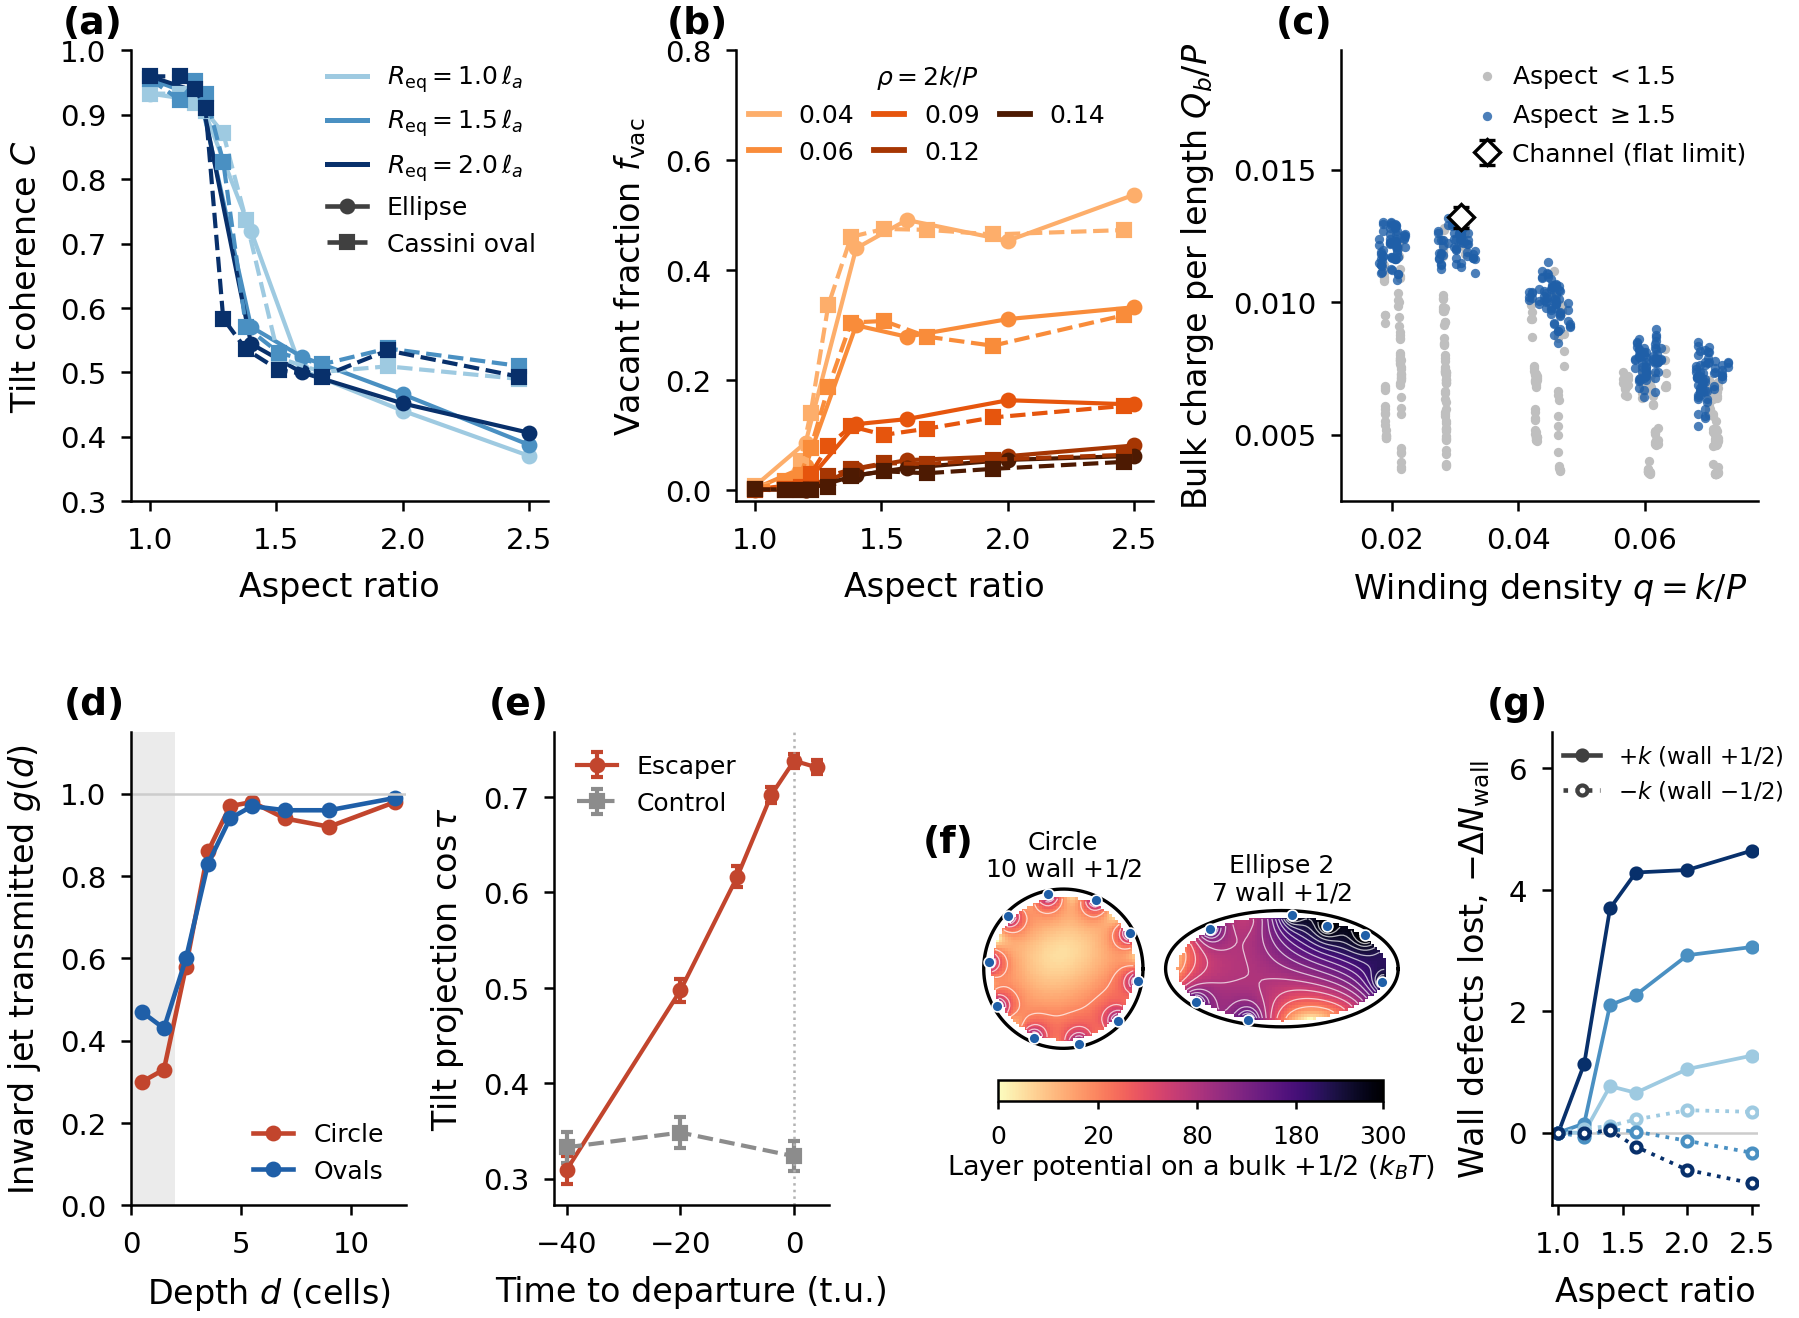

Here is the Python script that generated this plot:
#!/usr/bin/env python3
"""PRL Fig. 4 (beyond circles), full page width, redrawn from cached data (2026-10-15). Run: figs/run.sh fig4_shapes.py
(a) tilt coherence vs aspect: seed and k medians per (family, aspect, R_eq) from shapes/shape_runs.csv (as phase_diagram.py).
(b) vacant fraction (2k-2-N_wall)/(2k-2) vs aspect, split by the target wall density rho = 2k/P (five levels 0.04-0.14): medians over R_eq and seeds (9 runs per point)
    (2026-10-22; was vacancies per (family, aspect, R_eq) pooled over rho).
(c) wall law: bulk charge per unit wall length vs winding density q (energetics/perlength.npy, as fig_perlength c), channel point (runs/channel, q 0.031).
(d) wall blocks the inward jet: transmitted fraction g(d) of the inward component of a +1/2's own jet vs depth (energetics/jetmap_ff12.txt circle,
    jetmap_oval.txt ovals; parsed from the text output).
(e) untilting run-up: cos tau of escapers vs resident controls against time relative to departure (energetics/etsg_shapes.npy), elongated cavities (aspect >= 1.4) pooled.
(f) shielding: potential felt by one bulk +1/2 from the measured wall layer (one-constant, K = 32.5 kBT; bulkdyn/shield_wl/maps_*_meas.csv, layer with the
    median leftover range), circle vs aspect-2 ellipse, shared square-root colour scale.
(g) mirror control: wall defects lost relative to the circle (= vacancies minus the circle's) vs aspect, +k (wall +1/2; shapes/shape_runs.csv) and -k
    (wall -1/2; shapes/shape_runs_mirror.csv, server mirror sweep 2026-10-19), medians over k, rho, seeds; ellipses (ovals alike, SI), per R_eq."""
import os, re, json, csv, numpy as np
from collections import defaultdict
from prlstyle import plt, PAGE, RED, BLUE, GREY, DARK, label, save, ROOT
from matplotlib.colors import PowerNorm
from matplotlib.lines import Line2D
import matplotlib

T = ROOT + "/reports/master/theory"

# ---------------- data
rows = list(csv.DictReader(open(T + "/shapes/shape_runs.csv")))
G = defaultdict(lambda: defaultdict(list))
for r in rows:
    G[(r["family"], round(float(r["aspect"]), 2), r["Req_la"][:3])]["coh"].append(float(r["coh"]))
    G[(r["family"], round(float(r["aspect"]), 2), r["Req_la"][:3])]["vac"].append(float(r["vac"]))
RHO = (0.04, 0.06, 0.09, 0.12, 0.14); GR = defaultdict(list)
for r in rows:
    GR[(r["family"], round(float(r["aspect"]), 2), int(np.argmin(np.abs(float(r["rho"]) - np.array(RHO)))))].append(float(r["vac"]) / (2 * int(r["k"]) - 2))

A = [tuple(a) for a in np.load(T + "/energetics/perlength.npy", allow_pickle=True)]   # family, aspect, Req, P, k, nwall, Qb
CH_Q, CH_QB, CH_QBE = 0.031, 0.0132, 0.0004


def gline(tag):
    s = open(T + f"/energetics/jetmap_{tag}.txt").read().split("g(d) = ")[1].splitlines()[0]
    s = s.split(":", 1)[1] if s.startswith("<") else s
    pr = re.findall(r"([\d.]+):([\d.]+)", s.split("^2>:")[-1]); return np.array([[float(a), float(b)] for a, b in pr])


E = np.load(T + "/energetics/etsg_shapes.npy", allow_pickle=True)
kind = E[:, 1].astype(str); lag = E[:, 2].astype(int); ct = E[:, 6].astype(float); asp_e = np.round(E[:, 7].astype(float), 2)

J = json.load(open(T + "/bulkdyn/shield_wl/layers.json")); A2, B2, R1 = J["A2"], J["B2"], J["R1"]; PIK = np.pi * 32.5


def maps(name):
    a = np.loadtxt(T + f"/bulkdyn/shield_wl/maps_{name}.csv", delimiter=","); out = []
    for l in np.unique(a[:, 0]):
        b = a[a[:, 0] == l]; out.append((b[:, 1], b[:, 2], b[:, 3] * PIK, (b[:, 3] - b[:, 4]) * PIK))
    return out


def median_layer(M, lev):
    r = [np.ptp(vl[lev(x, y) < 0.6]) for x, y, v, vl in M]; return int(np.argsort(r)[len(r) // 2]), np.median(r)


def grid(x, y, v):
    xs, ys = np.unique(x), np.unique(y); Gr = np.full((len(xs), len(ys)), np.nan)
    Gr[np.searchsorted(xs, x), np.searchsorted(ys, y)] = v; return xs, ys, Gr


# ---------------- figure
fig = plt.figure(figsize=(PAGE, 5.0))
gs0 = fig.add_gridspec(2, 1, height_ratios=[1, 1.05], hspace=0.5)
gt = gs0[0].subgridspec(1, 3, wspace=0.45); gb = gs0[1].subgridspec(1, 4, width_ratios=[1, 1, 1.55, 0.75], wspace=0.5)
cols = {"1.0": "#9ecae1", "1.5": "#4a90c2", "2.0": "#08306b"}
ax = fig.add_subplot(gt[0, 0])
for fam, ls, mk in (("ellipse", "-", "o"), ("oval", "--", "s")):
    for req in ("1.0", "1.5", "2.0"):
        ks = sorted(k for k in G if k[0] == fam and k[2] == req)
        xs = [1.0] + [k[1] for k in ks]; ys = [np.nanmedian(G[("circle", 1.0, req)]["coh"])] + [np.nanmedian(G[k]["coh"]) for k in ks]
        ax.plot(xs, ys, ls=ls, marker=mk, ms=2.8, color=cols[req], lw=1.0)
ax.set_xlabel("Aspect ratio"); ax.set_ylabel("Tilt coherence $C$"); ax.set_xticks([1.0, 1.5, 2.0, 2.5]); ax.set_ylim(0.3, 1.0)
h = [Line2D([], [], color=cols[r], lw=1.2, label=fr"$R_\mathrm{{eq}}={r}\,\ell_a$") for r in ("1.0", "1.5", "2.0")]
h += [Line2D([], [], color=DARK, ls="-", marker="o", ms=2.8, label="Ellipse"), Line2D([], [], color=DARK, ls="--", marker="s", ms=2.8, label="Cassini oval")]
ax.legend(handles=h, loc="upper right", fontsize=6, ncol=1, borderaxespad=0.1)
label(ax, "a")
ax = fig.add_subplot(gt[0, 1]); rcol = ("#fdae6b", "#f98c3a", "#e6550d", "#a63603", "#4d1a02")
for fam, ls, mk in (("ellipse", "-", "o"), ("oval", "--", "s")):
    for i in range(len(RHO)):
        ks = sorted(k for k in GR if k[0] == fam and k[2] == i)
        ax.plot([1.0] + [k[1] for k in ks], [np.median(GR[("circle", 1.0, i)])] + [np.median(GR[k]) for k in ks], ls=ls, marker=mk, ms=2.8, color=rcol[i], lw=1.0)
ax.set_xlabel("Aspect ratio"); ax.set_ylabel(r"Vacant fraction $f_\mathrm{vac}$"); ax.set_xticks([1.0, 1.5, 2.0, 2.5]); ax.set_ylim(-0.02, 0.8)
ax.legend(handles=[Line2D([], [], color=rcol[i], lw=1.4, label=f"{r:.2f}") for i, r in enumerate(RHO)], title=r"$\rho=2k/P$", title_fontsize=6,
          loc="upper left", fontsize=6, borderaxespad=0.1, handlelength=1.2, ncol=3, columnspacing=0.8)
label(ax, "b")

# (c) wall law
ax = fig.add_subplot(gt[0, 2])
q = np.array([a[4] / a[3] for a in A]); qb = np.array([a[6] / a[3] for a in A]); asp = np.array([a[1] for a in A]); fam = np.array([a[0] for a in A])
el = asp >= 1.5
ax.scatter(q[~el], qb[~el], s=5, color="0.75", lw=0, label="Aspect $<1.5$", rasterized=True)
ax.scatter(q[el], qb[el], s=5, color=BLUE, lw=0, alpha=0.8, label="Aspect $\\geq1.5$", rasterized=True)
ax.errorbar([CH_Q], [CH_QB], yerr=[CH_QBE], fmt="D", ms=4.5, color="w", mec="k", mew=0.8, ecolor="k", capsize=2, zorder=5, label="Channel (flat limit)")
ax.set_xlabel("Winding density $q=k/P$"); ax.set_ylabel("Bulk charge per length $Q_b/P$")
ax.set_yticks([0.005, 0.01, 0.015])
ax.legend(loc="upper right", fontsize=6, handletextpad=0.2, borderaxespad=0.1); ax.set_ylim(0.0025, 0.0195); ax.set_xlim(0.012, 0.078)
label(ax, "c")

# (d) jet transmission
ax = fig.add_subplot(gb[0, 0])
for tag, col, lab in (("ff12", RED, "Circle"), ("oval", BLUE, "Ovals")):
    g = gline(tag); ax.plot(g[:, 0], g[:, 1], "-o", ms=2.8, color=col, label=lab)
ax.axhline(1, color="0.8", lw=0.6); ax.axvspan(0, 2, color="0.92", lw=0, zorder=0)
ax.set_xlabel("Depth $d$ (cells)"); ax.set_ylabel("Inward jet transmitted $g(d)$"); ax.set_ylim(0, 1.15); ax.set_xlim(0, 12.5)
ax.legend(loc="lower right", fontsize=6); label(ax, "d")

# (e) run-up
ax = fig.add_subplot(gb[0, 1])
for kd, col, mk, lab in (("esc", RED, "o", "Escaper"), ("ctl", GREY, "s", "Control")):
    sel = (kind == kd) & (asp_e >= 1.4); ls_ = sorted(set(lag[sel]))
    m = [np.nanmean(ct[sel & (lag == l)]) for l in ls_]; e = [np.nanstd(ct[sel & (lag == l)]) / np.sqrt(np.isfinite(ct[sel & (lag == l)]).sum()) for l in ls_]
    ax.errorbar(2 * np.array(ls_), m, e, color=col, marker=mk, ms=2.8, capsize=1.5, lw=1.0, ls="-" if kd == "esc" else "--", label=lab)
ax.axvline(0, color="0.7", lw=0.6, ls=":")
ax.set_xlabel("Time to departure (t.u.)"); ax.set_ylabel(r"Tilt projection $\cos\tau$"); ax.legend(loc="upper left", fontsize=6)
label(ax, "e")

# (f) shielding maps
Mc, Me = maps("circle_meas"), maps("ellipse_meas")
ic, rc = median_layer(Mc, lambda x, y: np.hypot(x, y) / R1); ie, re_ = median_layer(Me, lambda x, y: np.hypot(x / A2, y / B2))
th = np.linspace(0, 2 * np.pi, 400); VM = 300; norm = PowerNorm(0.5, vmin=0, vmax=VM)
sub = gb[0, 2].subgridspec(1, 2, width_ratios=[1.0, 1.42], wspace=0.05)
for i, (Mm, k, lay, A_, B_, ttl) in enumerate(((Mc, ic, J["circle_meas"], R1, R1, "Circle"), (Me, ie, J["ellipse_meas"], A2, B2, "Ellipse 2"))):
    ax = fig.add_subplot(sub[0, i]); x, y, v, _ = Mm[k]; xs, ys, Gr = grid(x, y, v - np.nanmin(v))
    im = ax.pcolormesh(xs, ys, np.minimum(Gr, VM).T, cmap="magma_r", shading="nearest", norm=norm, rasterized=True)
    ax.contour(xs, ys, Gr.T, levels=np.arange(20, VM, 20), colors="w", linewidths=0.3, alpha=0.7)
    ax.plot(A_ * np.cos(th), B_ * np.sin(th), "k-", lw=0.8); z = np.array(lay[k]); ax.plot(z[:, 0], z[:, 1], "o", ms=2.6, color=BLUE, mec="w", mew=0.4)
    ax.set_aspect("equal"); ax.axis("off"); ax.set_xlim(-A2 * 1.05, A2 * 1.05) if i else ax.set_xlim(-R1 * 1.08, R1 * 1.08)
    ax.set_title(f"{ttl}\n{len(lay[k])} wall $+1/2$", fontsize=6, pad=1, linespacing=1.1)
    if i == 0: label(ax, "f", x=-0.02, y=1.12)
cax = fig.add_axes([0, 0, 1, 1]); fig.canvas.draw()
p0 = fig.axes[-3].get_position(); p1 = fig.axes[-2].get_position()
cax.set_position([p0.x0 + 0.01, p0.y0 - 0.03, p1.x1 - p0.x0 - 0.02, 0.014])
cb = fig.colorbar(im, cax=cax, orientation="horizontal", ticks=[0, 20, 80, 180, 300]); cb.ax.tick_params(labelsize=6, length=2)
cb.set_label("Layer potential on a bulk $+1/2$ ($k_BT$)", fontsize=6.5, labelpad=1)

# (g) mirror control
GM = defaultdict(lambda: defaultdict(list))
for r in csv.DictReader(open(T + "/shapes/shape_runs_mirror.csv")):
    GM[(r["family"], round(float(r["aspect"]), 2), r["Req_la"][:3])]["vac"].append(float(r["vac"]))
ax = fig.add_subplot(gb[0, 3])
for GG, ls, mf in ((G, "-", None), (GM, ":", "w")):
    for req in ("1.0", "1.5", "2.0"):
        c0 = np.nanmedian(GG[("circle", 1.0, req)]["vac"]); ks = sorted((k for k in GG if k[2] == req and k[0] in ("circle", "ellipse")), key=lambda k: k[1])
        ax.plot([k[1] for k in ks], [np.nanmedian(GG[k]["vac"]) - c0 for k in ks], ls=ls, marker="o", ms=2.4, lw=0.9, color=cols[req], mfc=mf or cols[req])
ax.axhline(0, color="0.8", lw=0.6, zorder=0)
ax.set_xlim(0.95, 2.55); ax.set_xticks([1.0, 1.5, 2.0, 2.5]); ax.set_ylim(-1.2, 6.6); ax.set_yticks([0, 2, 4, 6])
ax.set_xlabel("Aspect ratio"); ax.set_ylabel(r"Wall defects lost, $-\Delta N_\mathrm{wall}$")
ax.legend(handles=[Line2D([], [], color=DARK, ls="-", marker="o", ms=2.4, label=r"$+k$ (wall $+1/2$)"), Line2D([], [], color=DARK, ls=":", marker="o", ms=2.4, mfc="w", label=r"$-k$ (wall $-1/2$)")],
          loc="upper left", fontsize=5.5, borderaxespad=0.1, handlelength=1.6)
label(ax, "g")
save(fig, "fig4_shapes")
print(f"shielding: circle layer {ic} range0.6 {rc:.1f} kBT (n wall {len(J['circle_meas'][ic])}); ellipse layer {ie} range0.6 {re_:.1f} kBT (n wall {len(J['ellipse_meas'][ie])})")
